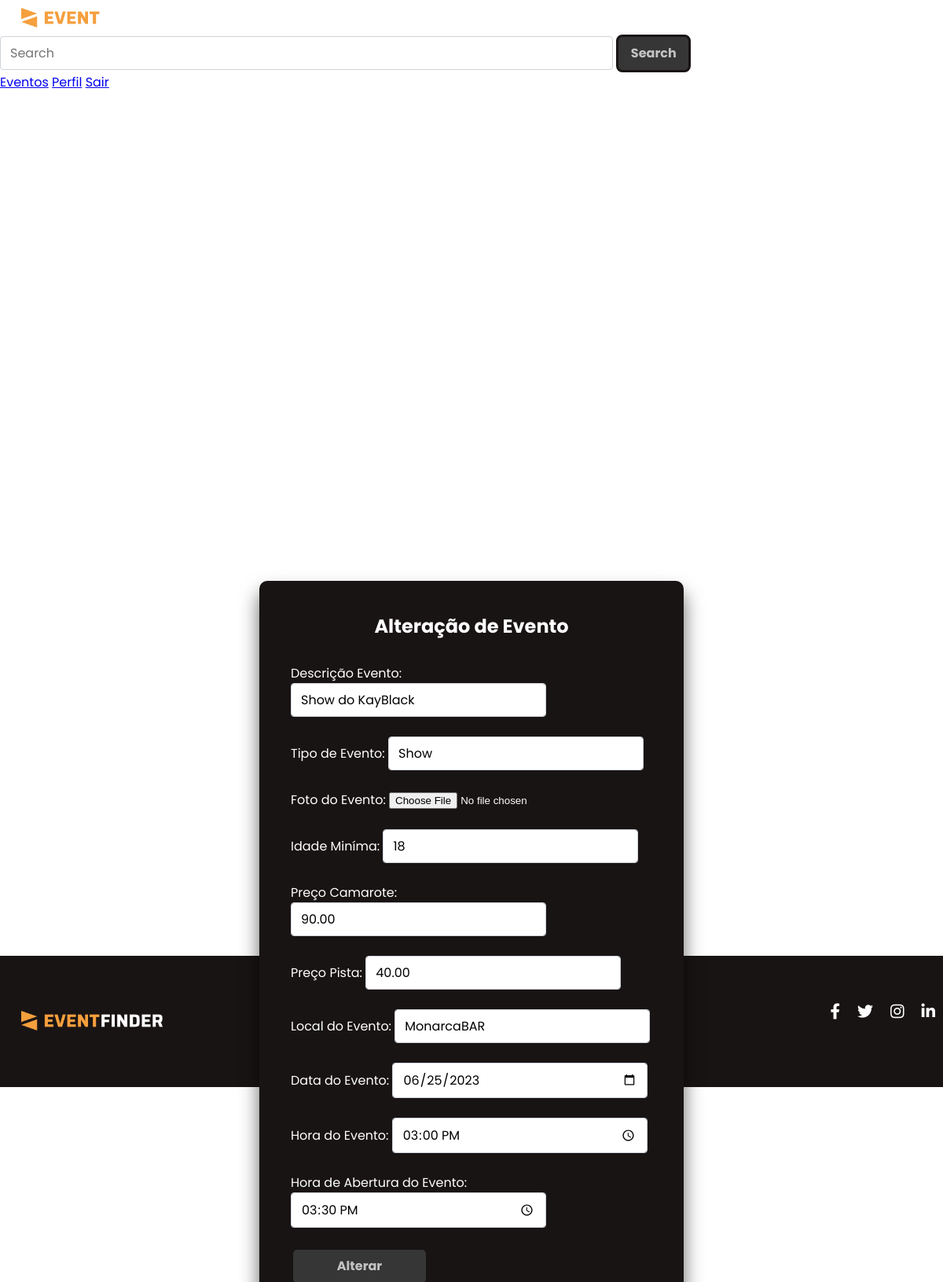
/eventfinder/area-restrita/alterarEventoOrganizador.php?idEvento=23 (signed in), run on the app's committed database.
### tables this page shows
CREATE TABLE `tbevento` (
  `idEvento` int(11) NOT NULL,
  `descEvento` varchar(100) NOT NULL,
  `tipoEvento` varchar(50) NOT NULL,
  `fotoEvento` varchar(100) NOT NULL,
  `idadeMinima` varchar(100) NOT NULL,
  `precoCamarote` decimal(10,2) DEFAULT NULL,
  `precoPista` decimal(10,2) NOT NULL,
  `localEvento` varchar(100) NOT NULL,
  `dataEvento` date NOT NULL,
  `horaEvento` time NOT NULL,
  `horaAberturaEvento` time NOT NULL,
  `idOrganizador` int(11) DEFAULT NULL
);

### eventfinder/Classes/Evento.php (called while the page is built, shortened)
<?php
class Evento {
    private $idEvento;
    public function setIdEvento($idEvento) {
        $this->idEvento = $idEvento;
    }
public function buscarPorId(){
    $conexao = Conexao::conectar();
    $stmt = $conexao->prepare("SELECT * FROM tbEvento WHERE idEvento = ?");
    $stmt->bindValue(1, $this->idEvento);
    $stmt->execute();
    $dadosEvento = $stmt->fetch(PDO::FETCH_ASSOC);
    return $dadosEvento;
}
}
?>

### eventfinder/area-restrita/alterarEventoOrganizador.php (the view, shortened to what this page needs)
<?php
  require_once('../Classes/Evento.php');
  ?>
<!DOCTYPE html>
<html lang="pt-br">
<head>
    <link rel="stylesheet" href="css/Style.css">
</head>
<body>
<div class="wrapperLLL">
        <header>
            <nav>
                <a class="logo" href="index-restrito-organizador.php"><img src="images/logo/logo.png"
                        class="logo-img"></a>
                <form class="form-inline my-2 my-lg-0" method="POST" action="resultados-pesquisa-organizador.php">
                    <input class="caixa" type="search" placeholder="Search" aria-label="Search" name="pesquisa">
                    <button class="btn" type="submit">Search</button>
                </form>
                <ul class="nav">
                    <a class="at" href="formCadastrarEventoOrganizador.php">Eventos</a>
                    <a class="at" href="perfilOrganizador.php">Perfil</a>
                    <a class="at" href="../logout.php">Sair</a>
                </ul>
    </div>
    <?php
 require_once("../Classes/Evento.php");
 if ($_SERVER["REQUEST_METHOD"] == "GET" && isset($_GET["idEvento"])) {
     $idEvento = $_GET["idEvento"];
     $evento = new Evento();
     $evento->setIdEvento($idEvento);
     $dadosEvento = $evento->buscarPorId();
     if ($dadosEvento) {
         $descEvento = $dadosEvento["descEvento"];
         $tipoEvento = $dadosEvento["tipoEvento"];
         $idadeMinima = $dadosEvento["idadeMinima"];
         $precoCamarote = $dadosEvento["precoCamarote"];
         $precoPista = $dadosEvento["precoPista"];
         $localEvento = $dadosEvento["localEvento"];
         $dataEvento = $dadosEvento["dataEvento"];
         $horaEvento = $dadosEvento["horaEvento"];
         $horaAbertura = $dadosEvento["horaAberturaEvento"];
     } else {
         exit();
     }
 }
 ?>
    <div class="login-boxCO">
            <h2>Alteração de Evento</h2>
            <form method="post" action="salvarAlteracaoEvento.php" enctype="multipart/form-data">
                <label>Descrição Evento:</label>
                <input required class="caixa" type="text" name="descEvento" required value="<?php echo $descEvento ?? ''; ?>"><br><br>
                <label>Tipo de Evento:</label>
                <input required class="caixa" type="text" name="tipoEvento" required value="<?php echo $tipoEvento ?? ''; ?>"><br><br>
                <label>Foto do Evento:</label>
                <input type="file" required name="fotoEvento" required><br><br>
                <label>Idade Miníma:</label>
                <input type="number" required class="caixa" name="idadeMinima" required value="<?php echo $idadeMinima ?? ''; ?>"><br><br>
                <label>Preço Camarote:</label>
                <input required type="number" class="caixa" name="precoCamarote"  required value="<?php echo $precoCamarote ?? ''; ?>"><br><br>
                <label>Preço Pista:</label>
                <input required type="number" class="caixa" name="precoPista" required value="<?php echo $precoPista ?? ''; ?>"><br><br>
                <label>Local do Evento:</label>
                <input required type="text" class="caixa" name="localEvento" required value="<?php echo $localEvento ?? ''; ?>"><br><br>
                <label>Data do Evento:</label>
                <input required type="date" class="caixa" name="dataEvento" required value="<?php echo $dataEvento ?? ''; ?>"><br><br>
                <label>Hora do Evento:</label>
                <input required type="time" class="caixa" name="horaEvento" required value="<?php echo $horaEvento ?? ''; ?>"><br><br>
                <label>Hora de Abertura do Evento:</label>
                <input required type="time" class="caixa" name="horaAberturaEvento" required value="<?php echo $horaAbertura ?? ''; ?>"><br><br>
                <button type="submit" class="btnCI">Alterar</button>
            </form>
        </div>
        <?php require_once("./footer-restrito.php")?>
</body>
</html>

### eventfinder/area-restrita/css/Style.css (style rules this page uses)
* { padding: 0px; margin: 0px; }
body , html { color: rgb(255, 255, 255); background-color: #ffffff; font-family: "Poppins", sans-serif; height: 100%; }
body { margin:0; padding: 0; }
.logo { color: white; text-decoration: none; font-size: 20px; transition: 0.3s; font-size: 24px; text-transform: uppercase; letter-spacing: 1px; }
.caixa { width: 440px; padding: .500rem .75rem; font-size: 1rem; color: black; background-color: #fff; background-clip: padding-box; border: 1px solid #ced4da; border-radius: .25rem; transition: border-color .15s; font-family: "Poppins", sans-serif; }
.btn { width: 95px; height: 48px; border-radius: 8px; color: rgba(255, 255, 255, 0.700); background-color: rgb(54, 54, 54); font-family: "Poppins", sans-serif; font-weight: bold; font-size: 16px; border: 3px solid #191414; }
.btnCI { width: 175px; height: 48px; border-radius: 8px; color: rgba(255, 255, 255, 0.700); background-color: rgb(54, 54, 54); font-family: "Poppins", sans-serif; font-weight: bold; font-size: 16px; border: 3px solid #191414; }
.logo-img { width: 180px; height: auto; margin-top: 10px; margin-left: 27px; }
html, body { height: 100%; margin: 0; padding: 0; }
.wrapperLLL { min-height: 152vh; display: flex; flex-direction: column; }
.login-boxCO { position: absolute; top: 74%; left: 50%; width: 540px; height: auto; padding: 40px; transform: translate(-50%, -50%); background: #191414; box-sizing: border-box; box-shadow: 0 15px 25px rgba(0, 0, 0, 0.6); border-radius: 10px; }
.login-boxCO h2 { margin: 0 0 30px; padding: 0; color: #fff; text-align: center; }
@media (max-width: 1200px) { .caixa { width: 65%; transition: 0.3s ease; } }

### data on the page
tbevento: descEvento "Show do KayBlack", tipoEvento "Show", idadeMinima "18", precoCamarote "90.00", precoPista "40.00", localEvento "MonarcaBAR", dataEvento "06/25/2023", horaEvento "15:00:00", horaAberturaEvento "15:30:00"
